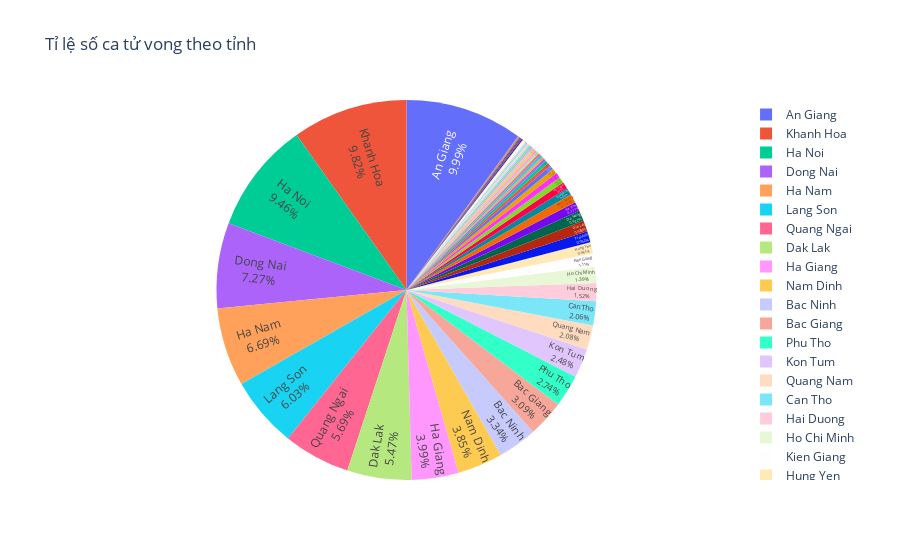

This figure's notebook cell:
### Markdown cell above
Các tỉnh/thành phố ghi nhận số ca tử vong cao nhất là Hồ Chí Minh (19,985 ca), tiếp theo là Bình Dương (3,519 ca) và Đồng Nai (1,903 ca). Các tỉnh/thành phố khác cũng ghi nhận một số ca tử vong, tuy nhiên, số lượng này thấp hơn so với các địa điểm nêu trên. Điều này có thể phản ánh sự tập trung của dịch bệnh trong các thành phố lớn.

### Code cell
# Tính tỷ lệ tử vong cho mỗi tỉnh
death_rate = (df_vn['Death']/ df_vn['Total cases']) * 100

# print("Tỷ lệ tử vong của Việt Nam: ")."{:.1f}%".format(death_rate)
fig2 = px.pie(data, values=death_rate, names='Province', title='Tỉ lệ số ca tử vong theo tỉnh')
# Thiết lập ghi chú
fig2.update_traces(textposition='inside', textinfo='percent+label', insidetextorientation='radial')
fig2.show()

### Figure 1 — Plotly figure (JSON) as saved in the notebook; plotly's stock layout.template omitted (floating-point values rounded to 4 significant figures)
{"data": [{"domain": {"x": [0, 1], "y": [0, 1]}, "hovertemplate": "Province=%{label}<br>value=%{value}<extra></extra>", "insidetextorientation": "radial", "labels": ["Ha Noi", "Ho Chi Minh", "Hai Phong", "Nghe An", "Bac Giang", "Vinh Phuc", "Hai Duong", "Quang Ninh", "Bac Ninh", "Thai Nguyen", "Phu Tho", "Binh Duong", "Nam Dinh", "Thai Binh", "Hung Yen", "Hoa Binh", "Lao Cai", "Thanh Hoa", "Dak Lak", "Lang Son", "Yen Bai", "Son La", "Ca Mau", "Tuyen Quang", "Tay Ninh", "Binh Dinh", "Quang Binh", "Ha Giang", "Khanh Hoa", "Binh Phuoc", "Ba Ria - Vung Tau", "Da Nang", "Dong Nai", "Ninh Binh", "Vinh Long", "Ben Tre", "Cao Bang", "Lam Dong", "Ha Nam", "Dien Bien", "Quang Tri", "Bac Kan", "Can Tho", "Lai Chau", "Tra Vinh", "Dak Nong", "Gia Lai", "Ha Tinh", "Binh Thuan", "Dong Thap", "Quang Ngai", "Long An", "Quang Nam", "Thua Thien Hue", "Bac Lieu", "Phu Yen", "Kien Giang", "An Giang", "Tien Giang", "Soc Trang", "Kon Tum", "Hau Giang", "Ninh Thuan"], "legendgroup": "", "name": "", "showlegend": true, "textinfo": "percent+label", "textposition": "inside", "type": "pie", "values": [3.06, 0.4485, 0.0235, 0.02466, 1.001, 0.03843, 0.491, 0.2009, 1.081, 0.1867, 0.8877, 0.2417, 1.245, 0.05957, 0.3109, 0.1166, 0.06401, 0.02534, 1.77, 1.951, 0.1635, 0.06525, 0.07106, 0.07481, 0.09045, 0.03142, 0.02698, 1.291, 3.177, 0.04251, 0.002049, 0.2983, 2.352, 0.003796, 0, 0.1435, 0.05288, 0.02012, 2.163, 0.04982, 0.02888, 0.08874, 0.6666, 0.02926, 0.308, 0.05708, 0.3027, 0.2514, 0.04209, 0.04404, 1.84, 0, 0.6722, 0.00775, 0.03223, 0.06103, 0.359, 3.233, 0.153, 0.009486, 0.8009, 0.005057, 0.008225]}], "layout": {"autosize": true, "legend": {"tracegroupgap": 0}, "title": {"text": "Tỉ lệ số ca tử vong theo tỉnh"}}}
